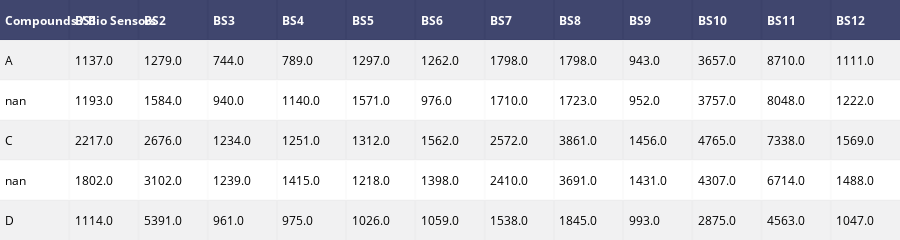

The code cell stored with this chart in its notebook:
### Code cell
# view the dataset using plotly for good visualization
df = ff.create_table(OutputData.head())
offline.iplot(df)

### Figure 1 — Plotly figure (JSON) as saved in the notebook; plotly's stock layout.template omitted (floating-point values rounded to 4 significant figures)
{"data": [{"colorscale": [[0, "#00083e"], [0.5, "#ededee"], [1, "#ffffff"]], "hoverinfo": "none", "opacity": 0.75, "showscale": false, "type": "heatmap", "uid": "6a649940-9ea1-11e8-be19-492bb5d509bd", "z": [[0, 0, 0, 0, 0, 0, 0, 0, 0, 0, 0, 0, 0], [0.5, 0.5, 0.5, 0.5, 0.5, 0.5, 0.5, 0.5, 0.5, 0.5, 0.5, 0.5, 0.5], [1, 1, 1, 1, 1, 1, 1, 1, 1, 1, 1, 1, 1], [0.5, 0.5, 0.5, 0.5, 0.5, 0.5, 0.5, 0.5, 0.5, 0.5, 0.5, 0.5, 0.5], [1, 1, 1, 1, 1, 1, 1, 1, 1, 1, 1, 1, 1], [0.5, 0.5, 0.5, 0.5, 0.5, 0.5, 0.5, 0.5, 0.5, 0.5, 0.5, 0.5, 0.5]]}], "layout": {"annotations": [{"align": "left", "font": {"color": "#ffffff"}, "showarrow": false, "text": "<b>Compounds / Bio Sensors</b>", "x": -0.45, "xanchor": "left", "xref": "x", "y": 0, "yref": "y"}, {"align": "left", "font": {"color": "#ffffff"}, "showarrow": false, "text": "<b>BS1</b>", "x": 0.55, "xanchor": "left", "xref": "x", "y": 0, "yref": "y"}, {"align": "left", "font": {"color": "#ffffff"}, "showarrow": false, "text": "<b>BS2</b>", "x": 1.55, "xanchor": "left", "xref": "x", "y": 0, "yref": "y"}, {"align": "left", "font": {"color": "#ffffff"}, "showarrow": false, "text": "<b>BS3</b>", "x": 2.55, "xanchor": "left", "xref": "x", "y": 0, "yref": "y"}, {"align": "left", "font": {"color": "#ffffff"}, "showarrow": false, "text": "<b>BS4</b>", "x": 3.55, "xanchor": "left", "xref": "x", "y": 0, "yref": "y"}, {"align": "left", "font": {"color": "#ffffff"}, "showarrow": false, "text": "<b>BS5</b>", "x": 4.55, "xanchor": "left", "xref": "x", "y": 0, "yref": "y"}, {"align": "left", "font": {"color": "#ffffff"}, "showarrow": false, "text": "<b>BS6</b>", "x": 5.55, "xanchor": "left", "xref": "x", "y": 0, "yref": "y"}, {"align": "left", "font": {"color": "#ffffff"}, "showarrow": false, "text": "<b>BS7</b>", "x": 6.55, "xanchor": "left", "xref": "x", "y": 0, "yref": "y"}, {"align": "left", "font": {"color": "#ffffff"}, "showarrow": false, "text": "<b>BS8</b>", "x": 7.55, "xanchor": "left", "xref": "x", "y": 0, "yref": "y"}, {"align": "left", "font": {"color": "#ffffff"}, "showarrow": false, "text": "<b>BS9</b>", "x": 8.55, "xanchor": "left", "xref": "x", "y": 0, "yref": "y"}, {"align": "left", "font": {"color": "#ffffff"}, "showarrow": false, "text": "<b>BS10</b>", "x": 9.55, "xanchor": "left", "xref": "x", "y": 0, "yref": "y"}, {"align": "left", "font": {"color": "#ffffff"}, "showarrow": false, "text": "<b>BS11</b>", "x": 10.55, "xanchor": "left", "xref": "x", "y": 0, "yref": "y"}, {"align": "left", "font": {"color": "#ffffff"}, "showarrow": false, "text": "<b>BS12</b>", "x": 11.55, "xanchor": "left", "xref": "x", "y": 0, "yref": "y"}, {"align": "left", "font": {"color": "#000000"}, "showarrow": false, "text": "A", "x": -0.45, "xanchor": "left", "xref": "x", "y": 1, "yref": "y"}, {"align": "left", "font": {"color": "#000000"}, "showarrow": false, "text": "1137.0", "x": 0.55, "xanchor": "left", "xref": "x", "y": 1, "yref": "y"}, {"align": "left", "font": {"color": "#000000"}, "showarrow": false, "text": "1279.0", "x": 1.55, "xanchor": "left", "xref": "x", "y": 1, "yref": "y"}, {"align": "left", "font": {"color": "#000000"}, "showarrow": false, "text": "744.0", "x": 2.55, "xanchor": "left", "xref": "x", "y": 1, "yref": "y"}, {"align": "left", "font": {"color": "#000000"}, "showarrow": false, "text": "789.0", "x": 3.55, "xanchor": "left", "xref": "x", "y": 1, "yref": "y"}, {"align": "left", "font": {"color": "#000000"}, "showarrow": false, "text": "1297.0", "x": 4.55, "xanchor": "left", "xref": "x", "y": 1, "yref": "y"}, {"align": "left", "font": {"color": "#000000"}, "showarrow": false, "text": "1262.0", "x": 5.55, "xanchor": "left", "xref": "x", "y": 1, "yref": "y"}, {"align": "left", "font": {"color": "#000000"}, "showarrow": false, "text": "1798.0", "x": 6.55, "xanchor": "left", "xref": "x", "y": 1, "yref": "y"}, {"align": "left", "font": {"color": "#000000"}, "showarrow": false, "text": "1798.0", "x": 7.55, "xanchor": "left", "xref": "x", "y": 1, "yref": "y"}, {"align": "left", "font": {"color": "#000000"}, "showarrow": false, "text": "943.0", "x": 8.55, "xanchor": "left", "xref": "x", "y": 1, "yref": "y"}, {"align": "left", "font": {"color": "#000000"}, "showarrow": false, "text": "3657.0", "x": 9.55, "xanchor": "left", "xref": "x", "y": 1, "yref": "y"}, {"align": "left", "font": {"color": "#000000"}, "showarrow": false, "text": "8710.0", "x": 10.55, "xanchor": "left", "xref": "x", "y": 1, "yref": "y"}, {"align": "left", "font": {"color": "#000000"}, "showarrow": false, "text": "1111.0", "x": 11.55, "xanchor": "left", "xref": "x", "y": 1, "yref": "y"}, {"align": "left", "font": {"color": "#000000"}, "showarrow": false, "text": "nan", "x": -0.45, "xanchor": "left", "xref": "x", "y": 2, "yref": "y"}, {"align": "left", "font": {"color": "#000000"}, "showarrow": false, "text": "1193.0", "x": 0.55, "xanchor": "left", "xref": "x", "y": 2, "yref": "y"}, {"align": "left", "font": {"color": "#000000"}, "showarrow": false, "text": "1584.0", "x": 1.55, "xanchor": "left", "xref": "x", "y": 2, "yref": "y"}, {"align": "left", "font": {"color": "#000000"}, "showarrow": false, "text": "940.0", "x": 2.55, "xanchor": "left", "xref": "x", "y": 2, "yref": "y"}, {"align": "left", "font": {"color": "#000000"}, "showarrow": false, "text": "1140.0", "x": 3.55, "xanchor": "left", "xref": "x", "y": 2, "yref": "y"}, {"align": "left", "font": {"color": "#000000"}, "showarrow": false, "text": "1571.0", "x": 4.55, "xanchor": "left", "xref": "x", "y": 2, "yref": "y"}, {"align": "left", "font": {"color": "#000000"}, "showarrow": false, "text": "976.0", "x": 5.55, "xanchor": "left", "xref": "x", "y": 2, "yref": "y"}, {"align": "left", "font": {"color": "#000000"}, "showarrow": false, "text": "1710.0", "x": 6.55, "xanchor": "left", "xref": "x", "y": 2, "yref": "y"}, {"align": "left", "font": {"color": "#000000"}, "showarrow": false, "text": "1723.0", "x": 7.55, "xanchor": "left", "xref": "x", "y": 2, "yref": "y"}, {"align": "left", "font": {"color": "#000000"}, "showarrow": false, "text": "952.0", "x": 8.55, "xanchor": "left", "xref": "x", "y": 2, "yref": "y"}, {"align": "left", "font": {"color": "#000000"}, "showarrow": false, "text": "3757.0", "x": 9.55, "xanchor": "left", "xref": "x", "y": 2, "yref": "y"}, {"align": "left", "font": {"color": "#000000"}, "showarrow": false, "text": "8048.0", "x": 10.55, "xanchor": "left", "xref": "x", "y": 2, "yref": "y"}, {"align": "left", "font": {"color": "#000000"}, "showarrow": false, "text": "1222.0", "x": 11.55, "xanchor": "left", "xref": "x", "y": 2, "yref": "y"}, {"align": "left", "font": {"color": "#000000"}, "showarrow": false, "text": "C", "x": -0.45, "xanchor": "left", "xref": "x", "y": 3, "yref": "y"}, {"align": "left", "font": {"color": "#000000"}, "showarrow": false, "text": "2217.0", "x": 0.55, "xanchor": "left", "xref": "x", "y": 3, "yref": "y"}, {"align": "left", "font": {"color": "#000000"}, "showarrow": false, "text": "2676.0", "x": 1.55, "xanchor": "left", "xref": "x", "y": 3, "yref": "y"}, {"align": "left", "font": {"color": "#000000"}, "showarrow": false, "text": "1234.0", "x": 2.55, "xanchor": "left", "xref": "x", "y": 3, "yref": "y"}, {"align": "left", "font": {"color": "#000000"}, "showarrow": false, "text": "1251.0", "x": 3.55, "xanchor": "left", "xref": "x", "y": 3, "yref": "y"}, {"align": "left", "font": {"color": "#000000"}, "showarrow": false, "text": "1312.0", "x": 4.55, "xanchor": "left", "xref": "x", "y": 3, "yref": "y"}, {"align": "left", "font": {"color": "#000000"}, "showarrow": false, "text": "1562.0", "x": 5.55, "xanchor": "left", "xref": "x", "y": 3, "yref": "y"}, {"align": "left", "font": {"color": "#000000"}, "showarrow": false, "text": "2572.0", "x": 6.55, "xanchor": "left", "xref": "x", "y": 3, "yref": "y"}, {"align": "left", "font": {"color": "#000000"}, "showarrow": false, "text": "3861.0", "x": 7.55, "xanchor": "left", "xref": "x", "y": 3, "yref": "y"}, {"align": "left", "font": {"color": "#000000"}, "showarrow": false, "text": "1456.0", "x": 8.55, "xanchor": "left", "xref": "x", "y": 3, "yref": "y"}, {"align": "left", "font": {"color": "#000000"}, "showarrow": false, "text": "4765.0", "x": 9.55, "xanchor": "left", "xref": "x", "y": 3, "yref": "y"}, {"align": "left", "font": {"color": "#000000"}, "showarrow": false, "text": "7338.0", "x": 10.55, "xanchor": "left", "xref": "x", "y": 3, "yref": "y"}, {"align": "left", "font": {"color": "#000000"}, "showarrow": false, "text": "1569.0", "x": 11.55, "xanchor": "left", "xref": "x", "y": 3, "yref": "y"}, {"align": "left", "font": {"color": "#000000"}, "showarrow": false, "text": "nan", "x": -0.45, "xanchor": "left", "xref": "x", "y": 4, "yref": "y"}, {"align": "left", "font": {"color": "#000000"}, "showarrow": false, "text": "1802.0", "x": 0.55, "xanchor": "left", "xref": "x", "y": 4, "yref": "y"}, {"align": "left", "font": {"color": "#000000"}, "showarrow": false, "text": "3102.0", "x": 1.55, "xanchor": "left", "xref": "x", "y": 4, "yref": "y"}, {"align": "left", "font": {"color": "#000000"}, "showarrow": false, "text": "1239.0", "x": 2.55, "xanchor": "left", "xref": "x", "y": 4, "yref": "y"}, {"align": "left", "font": {"color": "#000000"}, "showarrow": false, "text": "1415.0", "x": 3.55, "xanchor": "left", "xref": "x", "y": 4, "yref": "y"}, {"align": "left", "font": {"color": "#000000"}, "showarrow": false, "text": "1218.0", "x": 4.55, "xanchor": "left", "xref": "x", "y": 4, "yref": "y"}, {"align": "left", "font": {"color": "#000000"}, "showarrow": false, "text": "1398.0", "x": 5.55, "xanchor": "left", "xref": "x", "y": 4, "yref": "y"}, {"align": "left", "font": {"color": "#000000"}, "showarrow": false, "text": "2410.0", "x": 6.55, "xanchor": "left", "xref": "x", "y": 4, "yref": "y"}, {"align": "left", "font": {"color": "#000000"}, "showarrow": false, "text": "3691.0", "x": 7.55, "xanchor": "left", "xref": "x", "y": 4, "yref": "y"}, {"align": "left", "font": {"color": "#000000"}, "showarrow": false, "text": "1431.0", "x": 8.55, "xanchor": "left", "xref": "x", "y": 4, "yref": "y"}, {"align": "left", "font": {"color": "#000000"}, "showarrow": false, "text": "4307.0", "x": 9.55, "xanchor": "left", "xref": "x", "y": 4, "yref": "y"}, {"align": "left", "font": {"color": "#000000"}, "showarrow": false, "text": "6714.0", "x": 10.55, "xanchor": "left", "xref": "x", "y": 4, "yref": "y"}, {"align": "left", "font": {"color": "#000000"}, "showarrow": false, "text": "1488.0", "x": 11.55, "xanchor": "left", "xref": "x", "y": 4, "yref": "y"}, {"align": "left", "font": {"color": "#000000"}, "showarrow": false, "text": "D", "x": -0.45, "xanchor": "left", "xref": "x", "y": 5, "yref": "y"}, {"align": "left", "font": {"color": "#000000"}, "showarrow": false, "text": "1114.0", "x": 0.55, "xanchor": "left", "xref": "x", "y": 5, "yref": "y"}, {"align": "left", "font": {"color": "#000000"}, "showarrow": false, "text": "5391.0", "x": 1.55, "xanchor": "left", "xref": "x", "y": 5, "yref": "y"}, {"align": "left", "font": {"color": "#000000"}, "showarrow": false, "text": "961.0", "x": 2.55, "xanchor": "left", "xref": "x", "y": 5, "yref": "y"}, {"align": "left", "font": {"color": "#000000"}, "showarrow": false, "text": "975.0", "x": 3.55, "xanchor": "left", "xref": "x", "y": 5, "yref": "y"}, {"align": "left", "font": {"color": "#000000"}, "showarrow": false, "text": "1026.0", "x": 4.55, "xanchor": "left", "xref": "x", "y": 5, "yref": "y"}, {"align": "left", "font": {"color": "#000000"}, "showarrow": false, "text": "1059.0", "x": 5.55, "xanchor": "left", "xref": "x", "y": 5, "yref": "y"}, {"align": "left", "font": {"color": "#000000"}, "showarrow": false, "text": "1538.0", "x": 6.55, "xanchor": "left", "xref": "x", "y": 5, "yref": "y"}, {"align": "left", "font": {"color": "#000000"}, "showarrow": false, "text": "1845.0", "x": 7.55, "xanchor": "left", "xref": "x", "y": 5, "yref": "y"}, {"align": "left", "font": {"color": "#000000"}, "showarrow": false, "text": "993.0", "x": 8.55, "xanchor": "left", "xref": "x", "y": 5, "yref": "y"}, {"align": "left", "font": {"color": "#000000"}, "showarrow": false, "text": "2875.0", "x": 9.55, "xanchor": "left", "xref": "x", "y": 5, "yref": "y"}, {"align": "left", "font": {"color": "#000000"}, "showarrow": false, "text": "4563.0", "x": 10.55, "xanchor": "left", "xref": "x", "y": 5, "yref": "y"}, {"align": "left", "font": {"color": "#000000"}, "showarrow": false, "text": "1047.0", "x": 11.55, "xanchor": "left", "xref": "x", "y": 5, "yref": "y"}], "height": 230, "margin": {"b": 0, "l": 0, "r": 0, "t": 0}, "xaxis": {"dtick": 1, "gridwidth": 2, "showticklabels": false, "tick0": -0.5, "ticks": "", "zeroline": false}, "yaxis": {"autorange": "reversed", "dtick": 1, "gridwidth": 2, "showticklabels": false, "tick0": 0.5, "ticks": "", "zeroline": false}}}
